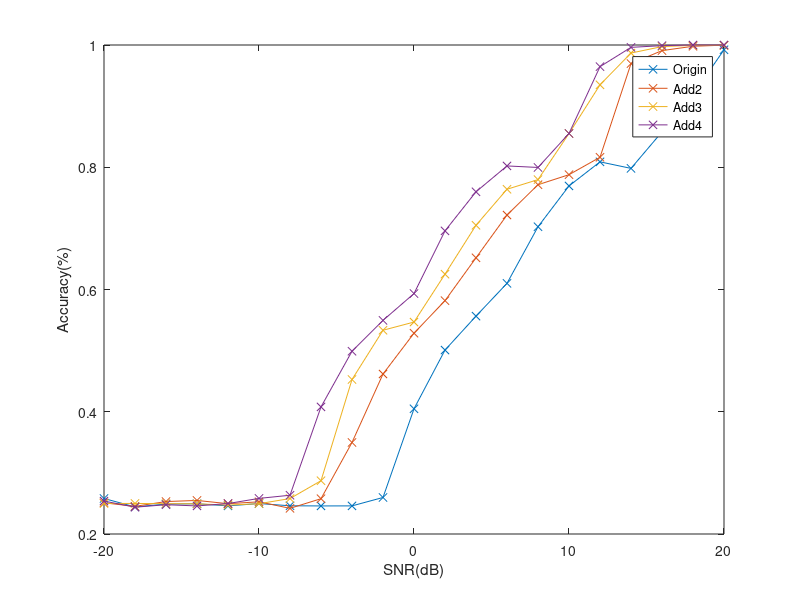
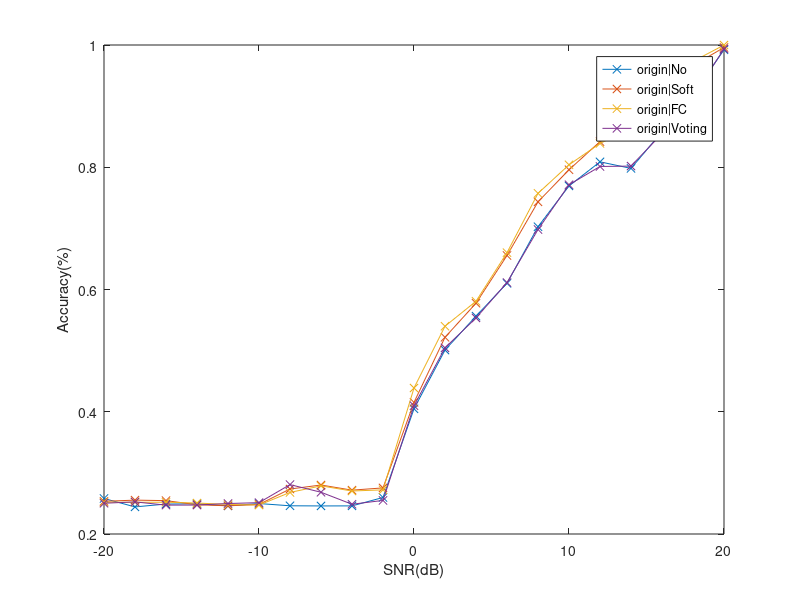
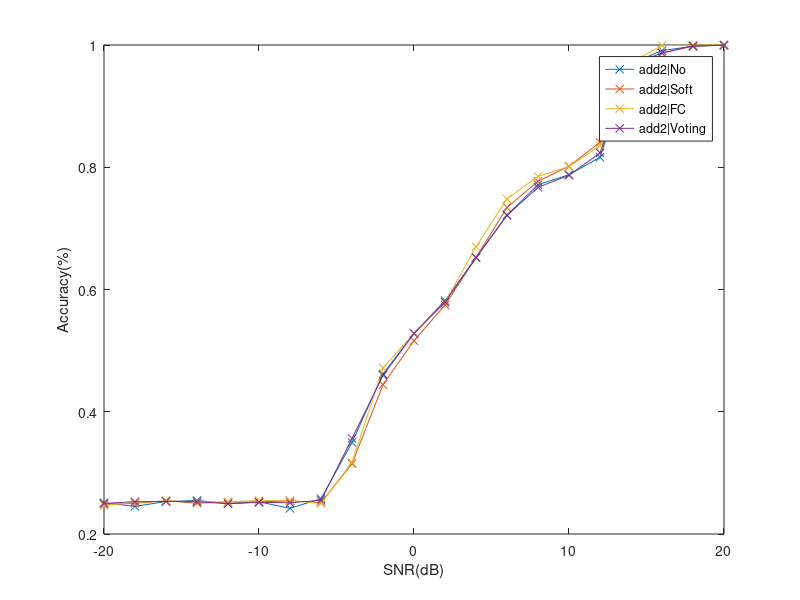
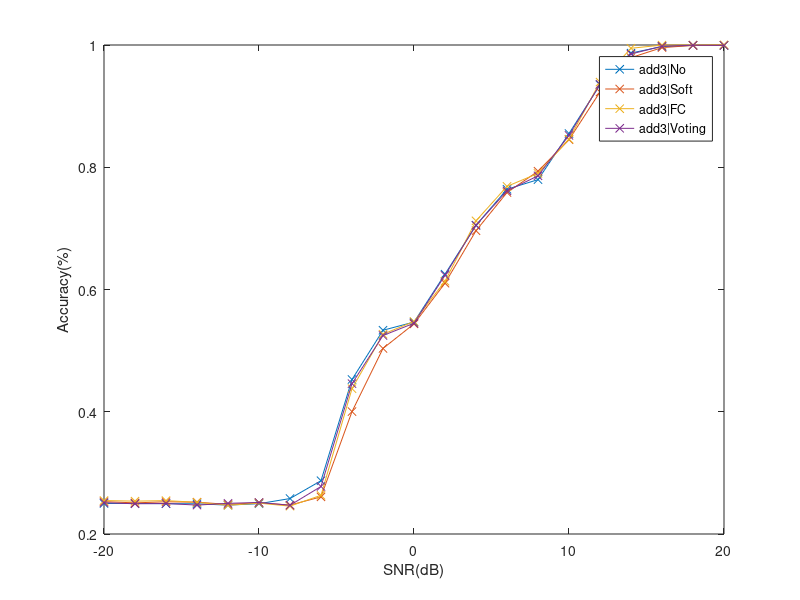

MATLAB code for these plots, in order:
snr = -20:2:20;

acc_origin = [0.258083333333333	0.244333333333333	0.249000000000000	0.249416666666667	0.246000000000000	0.249833333333333	0.246166666666667	0.245916666666667	0.246000000000000	0.259750000000000	0.404833333333333	0.500916666666667	0.556416666666667	0.610083333333333	0.702666666666667	0.769416666666667	0.808833333333333	0.798166666666667	0.857916666666667	0.918916666666667	0.992166666666667];
acc_add2 = 	[0.251000000000000	0.245250000000000	0.253083333333333	0.254916666666667	0.249583333333333	0.252666666666667	0.242000000000000	0.257750000000000	0.349750000000000	0.461750000000000	0.528500000000000	0.581750000000000	0.651833333333333	0.721833333333333	0.771416666666667	0.787833333333333	0.816333333333333	0.969583333333333	0.990833333333333	0.997916666666667	0.999750000000000];
% acc_add2Norm = [0.252583333333333	0.245583333333333	0.254166666666667	0.255750000000000	0.241333333333333	0.250416666666667	0.242333333333333	0.251750000000000	0.348333333333333	0.465333333333333	0.529666666666667	0.562666666666667	0.646916666666667	0.719833333333333	0.790166666666667	0.784166666666667	0.863750000000000	0.948916666666667	0.986250000000000	0.998583333333333	0.999750000000000];
acc_add3 = [0.249916666666667	0.250000000000000	0.249583333333333	0.249416666666667	0.247250000000000	0.249583333333333	0.258000000000000	0.287166666666667	0.452750000000000	0.533333333333333	0.546750000000000	0.625083333333333	0.705083333333333	0.764000000000000	0.779750000000000	0.855166666666667	0.934833333333333	0.986833333333333	0.997416666666667	0.999416666666667	0.999416666666667];
acc_add4 = [0.253916666666667	0.243833333333333	0.247916666666667	0.245916666666667	0.249833333333333	0.258250000000000	0.263416666666667	0.407916666666667	0.499000000000000	0.549500000000000	0.593333333333333	0.695916666666667	0.759833333333333	0.802166666666667	0.799666666666667	0.855250000000000	0.964583333333333	0.996166666666667	0.998916666666667	1	0.999916666666667];

figure;
plot(snr, acc_origin, '-x'); hold on;
plot(snr, acc_add2, '-x'); hold on;
plot(snr, acc_add3, '-x'); hold on;
plot(snr, acc_add4, '-x'); hold on;
legend("Origin", "Add2", "Add3", "Add4")
xlabel("SNR(dB)")
ylabel("Accuracy(%)")

acc_origin_rep_soft = [0.253500000000000	0.255416666666667	0.254583333333333	0.247916666666667	0.246083333333333	0.248333333333333	0.273583333333333	0.280166666666667	0.271750000000000	0.275416666666667	0.415333333333333	0.521833333333333	0.577583333333333	0.655666666666667	0.743416666666667	0.795916666666667	0.841916666666667	0.867833333333333	0.916000000000000	0.966500000000000	0.995916666666667];
acc_origin_rep_fc = [0.252000000000000	0.251916666666667	0.252000000000000	0.250666666666667	0.248333333333333	0.247333333333333	0.268000000000000	0.278750000000000	0.270333333333333	0.272250000000000	0.438833333333333	0.539916666666667	0.580750000000000	0.660250000000000	0.757333333333333	0.804000000000000	0.839000000000000	0.863166666666667	0.918250000000000	0.973166666666667	0.999916666666667];
acc_origin_rep_voting = [0.250333333333333	0.252520833333333	0.247270833333333	0.247333333333333	0.249854166666667	0.251291666666667	0.280812500000000	0.268312500000000	0.248687500000000	0.254937500000000	0.409854166666667	0.504479166666667	0.553479166666667	0.611395833333333	0.698125000000000	0.771354166666667	0.801270833333333	0.801916666666667	0.855145833333333	0.916312500000000	0.993520833333333];

figure;
plot(snr, acc_origin, '-x'); hold on;
plot(snr, acc_origin_rep_soft, '-x'); hold on;
plot(snr, acc_origin_rep_fc, '-x'); hold on;
plot(snr, acc_origin_rep_voting, '-x'); hold on;
legend("origin|No", "origin|Soft", "origin|FC", "origin|Voting")
xlabel("SNR(dB)")
ylabel("Accuracy(%)")

acc_Add2_rep_soft = [0.248333333333333	0.250250000000000	0.254416666666667	0.250500000000000	0.252250000000000	0.252583333333333	0.254166666666667	0.251333333333333	0.314916666666667	0.444333333333333	0.516166666666667	0.574750000000000	0.652083333333333	0.734333333333333	0.777000000000000	0.801666666666667	0.840916666666667	0.941750000000000	0.986750000000000	0.998333333333333	0.999916666666667];
acc_Add2_rep_fc = [0.246666666666667	0.251666666666667	0.254083333333333	0.252750000000000	0.252416666666667	0.255083333333333	0.254750000000000	0.250083333333333	0.317250000000000	0.471750000000000	0.528333333333333	0.579083333333333	0.669916666666667	0.748250000000000	0.785083333333333	0.801000000000000	0.835416666666667	0.971583333333333	0.999083333333333	1	1];
acc_Add2_rep_voting = [0.250083333333333	0.252875000000000	0.253250000000000	0.252833333333333	0.249583333333333	0.251750000000000	0.251166666666667	0.254958333333333	0.356166666666667	0.459458333333333	0.527916666666667	0.579166666666667	0.652291666666667	0.721250000000000	0.767166666666667	0.786875000000000	0.823500000000000	0.967666666666667	0.986916666666667	0.998375000000000	0.999708333333333];

figure;
plot(snr, acc_add2, '-x'); hold on;
plot(snr, acc_Add2_rep_soft, '-x'); hold on;
plot(snr, acc_Add2_rep_fc, '-x'); hold on;
plot(snr, acc_Add2_rep_voting, '-x'); hold on;
legend("add2|No", "add2|Soft", "add2|FC", "add2|Voting")
xlabel("SNR(dB)")
ylabel("Accuracy(%)")

acc_Add3_rep_soft = [0.253000000000000	0.250916666666667	0.252750000000000	0.252000000000000	0.248500000000000	0.251083333333333	0.247333333333333	0.260750000000000	0.400250000000000	0.503583333333333	0.543750000000000	0.610333333333333	0.696166666666667	0.758666666666667	0.793500000000000	0.845083333333333	0.923083333333333	0.979333333333333	0.995750000000000	0.999250000000000	0.999916666666667];
acc_Add3_rep_fc = [0.254750000000000	0.253750000000000	0.254583333333333	0.251916666666667	0.246916666666667	0.250500000000000	0.245583333333333	0.263333333333333	0.437750000000000	0.526833333333333	0.547750000000000	0.613583333333333	0.712333333333333	0.768750000000000	0.789916666666667	0.845916666666667	0.939333333333333	0.994666666666667	0.999833333333333	1	1];
acc_Add3_rep_voting = [0.251250000000000	0.249458333333333	0.249875000000000	0.247291666666667	0.250166666666667	0.251625000000000	0.247041666666667	0.277750000000000	0.445958333333333	0.524708333333333	0.544833333333333	0.623208333333333	0.705125000000000	0.761333333333333	0.786000000000000	0.852166666666667	0.935750000000000	0.985291666666667	0.997958333333333	0.999583333333333	0.999291666666667];

figure;
plot(snr, acc_add3, '-x'); hold on;
plot(snr, acc_Add3_rep_soft, '-x'); hold on;
plot(snr, acc_Add3_rep_fc, '-x'); hold on;
plot(snr, acc_Add3_rep_voting, '-x'); hold on;
legend("add3|No", "add3|Soft", "add3|FC", "add3|Voting")
xlabel("SNR(dB)")
ylabel("Accuracy(%)")

figure;
plot(snr, acc_origin, '-x'); hold on;
plot(snr, acc_origin_rep_soft, '-x'); hold on;
plot(snr, acc_origin_rep_fc, '-x'); hold on;
plot(snr, acc_origin_rep_voting, '-x'); hold on;
plot(snr, acc_add2, '-x'); hold on;
plot(snr, acc_Add2_rep_soft, '-x'); hold on;
plot(snr, acc_Add2_rep_fc, '-x'); hold on;
plot(snr, acc_Add2_rep_voting, '-x'); hold on;
plot(snr, acc_add3, '-x'); hold on;
plot(snr, acc_Add3_rep_soft, '-x'); hold on;
plot(snr, acc_Add3_rep_fc, '-x'); hold on;
plot(snr, acc_Add3_rep_voting, '-x'); hold on;
plot(snr, acc_add4, '-x'); hold on;
legend("origin|NoFu", "origin|Soft", "origin|FC", "origin|Voting", "Add2|NoFu", "Add2|Soft", "Add2|FC", "Add2|Voting", "Add3|Origin", "Add3|Soft", "Add3|FC", "Add3|Voting", "Add4")

acc_origin_overlap1 = [0.252666666666667	0.245083333333333	0.252500000000000	0.250083333333333	0.249333333333333	0.248000000000000	0.248666666666667	0.252166666666667	0.254000000000000	0.259750000000000	0.410000000000000	0.502583333333333	0.549583333333333	0.611333333333333	0.696083333333333	0.775250000000000	0.803750000000000	0.805000000000000	0.849750000000000	0.914416666666667	0.993500000000000];
acc_origin_overlap2 =[0.248333333333333	0.248666666666667	0.251500000000000	0.251250000000000	0.246916666666667	0.251916666666667	0.250416666666667	0.242166666666667	0.248500000000000	0.262916666666667	0.492416666666667	0.555583333333333	0.601416666666667	0.683000000000000	0.783833333333333	0.826166666666667	0.846166666666667	0.841333333333333	0.918666666666667	0.972333333333333	0.999916666666667];
acc_origin_overlap3 =[0.251166666666667	0.247583333333333	0.251000000000000	0.248250000000000	0.245666666666667	0.250416666666667	0.250166666666667	0.249916666666667	0.251916666666667	0.258666666666667	0.494000000000000	0.555166666666667	0.600000000000000	0.686166666666667	0.787416666666667	0.823500000000000	0.845750000000000	0.839416666666667	0.916250000000000	0.971416666666667	1];
acc_origin_overlap4 =[0.251666666666667	0.252416666666667	0.256416666666667	0.250416666666667	0.246416666666667	0.249583333333333	0.251250000000000	0.246500000000000	0.252166666666667	0.257166666666667	0.492166666666667	0.549416666666667	0.596166666666667	0.690166666666667	0.784416666666667	0.824750000000000	0.843250000000000	0.843500000000000	0.917500000000000	0.972083333333333	1];

figure;
plot(snr, acc_origin_overlap1, '-x'); hold on;
plot(snr, acc_origin_overlap2, '-x'); hold on;
plot(snr, acc_origin_overlap3, '-x'); hold on;
plot(snr, acc_origin_overlap4, '-x'); hold on;
legend("origin|0%", "origin|25%", "origin|50%", "origin|75%")
xlabel("SNR(dB)")
ylabel("Accuracy(%)")

acc_Add2_overlap1 = [0.258083333333333	0.246166666666667	0.249333333333333	0.248333333333333	0.252833333333333	0.250333333333333	0.249083333333333	0.251000000000000	0.360250000000000	0.454416666666667	0.536000000000000	0.578500000000000	0.656000000000000	0.724833333333333	0.767583333333333	0.789083333333333	0.822000000000000	0.965666666666667	0.987333333333333	0.998333333333333	0.999666666666667];
acc_Add2_overlap2 = [0.254333333333333	0.241083333333333	0.244583333333333	0.249333333333333	0.254416666666667	0.251000000000000	0.250416666666667	0.245916666666667	0.383166666666667	0.493666666666667	0.546083333333333	0.601166666666667	0.686416666666667	0.757166666666667	0.788833333333333	0.803083333333333	0.835000000000000	0.985333333333333	0.996500000000000	0.999833333333333	1];
acc_Add2_overlap3 = [0.251916666666667	0.245500000000000	0.236833333333333	0.251000000000000	0.256666666666667	0.252750000000000	0.251583333333333	0.249916666666667	0.384500000000000	0.499666666666667	0.548083333333333	0.607000000000000	0.692666666666667	0.760083333333333	0.796166666666667	0.806083333333333	0.839916666666667	0.987666666666667	0.997500000000000	0.999750000000000	1];
acc_Add2_overlap4 = [0.254166666666667	0.241916666666667	0.246583333333333	0.246666666666667	0.258583333333333	0.250750000000000	0.251833333333333	0.249666666666667	0.376333333333333	0.487750000000000	0.544083333333333	0.597000000000000	0.679250000000000	0.746666666666667	0.787833333333333	0.800833333333333	0.835500000000000	0.982166666666667	0.995583333333333	0.999666666666667	1];

figure;
plot(snr, acc_Add2_overlap1, '-x'); hold on;
plot(snr, acc_Add2_overlap2, '-x'); hold on;
plot(snr, acc_Add2_overlap3, '-x'); hold on;
plot(snr, acc_Add2_overlap4, '-x'); hold on;
legend("add2|0%", "add2|25%", "add2|50%", "add2|75%")
xlabel("SNR(dB)")
ylabel("Accuracy(%)")


acc_Add3_overlap1 = [0.248750000000000	0.250833333333333	0.249416666666667	0.249666666666667	0.252666666666667	0.253833333333333	0.255833333333333	0.283416666666667	0.453333333333333	0.523250000000000	0.543166666666667	0.620583333333333	0.704833333333333	0.759916666666667	0.780333333333333	0.848916666666667	0.938916666666667	0.985083333333333	0.997000000000000	0.999333333333333	0.999583333333333];
acc_Add3_overlap2 = [0.248000000000000	0.249166666666667	0.244166666666667	0.249333333333333	0.252666666666667	0.256250000000000	0.256833333333333	0.293583333333333	0.475416666666667	0.540500000000000	0.552000000000000	0.636750000000000	0.728666666666667	0.775000000000000	0.789750000000000	0.864416666666667	0.949333333333333	0.992000000000000	0.998916666666667	0.999750000000000	0.999833333333333];
acc_Add3_overlap3 = [0.251166666666667	0.251416666666667	0.245166666666667	0.252416666666667	0.251750000000000	0.253916666666667	0.257000000000000	0.289916666666667	0.481500000000000	0.541333333333333	0.555333333333333	0.639416666666667	0.732666666666667	0.776666666666667	0.790416666666667	0.864916666666667	0.951916666666667	0.992250000000000	0.998833333333333	0.999833333333333	0.999833333333333];
acc_Add3_overlap4 = [0.252166666666667	0.245916666666667	0.247666666666667	0.249666666666667	0.251166666666667	0.255583333333333	0.259416666666667	0.289000000000000	0.473416666666667	0.541416666666667	0.553500000000000	0.632083333333333	0.727000000000000	0.774416666666667	0.790500000000000	0.861750000000000	0.949000000000000	0.990416666666667	0.998500000000000	0.999833333333333	0.999916666666667];
figure;
plot(snr, acc_Add3_overlap1, '-x'); hold on;
plot(snr, acc_Add3_overlap2, '-x'); hold on;
plot(snr, acc_Add3_overlap3, '-x'); hold on;
plot(snr, acc_Add3_overlap4, '-x'); hold on;
legend("add3|0%", "add3|25%", "add3|50%", "add3|75%")
xlabel("SNR(dB)")
ylabel("Accuracy(%)")

figure;
plot(snr, acc_add4, '-x'); hold on;
legend("Add4")
xlabel("SNR(dB)")
ylabel("Accuracy(%)")
